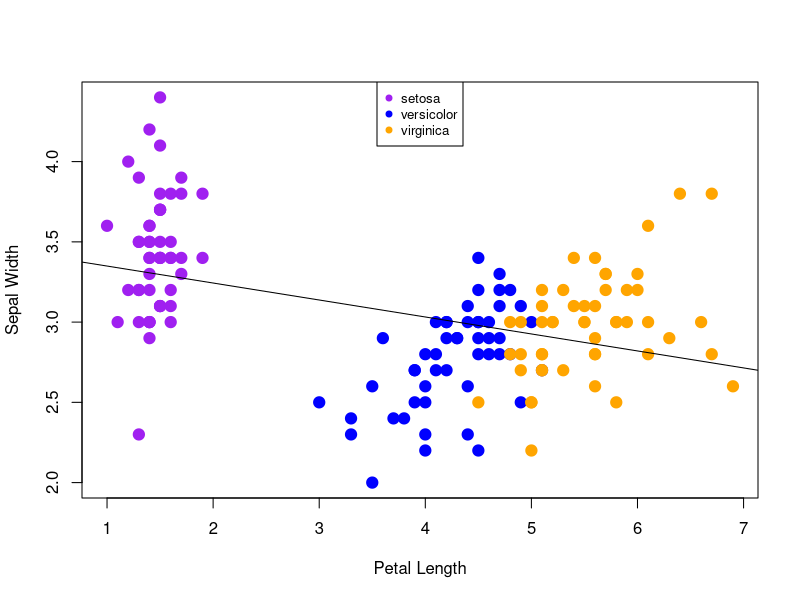

Source code (R):
## ---- chunk 1
setwd("C:/Users/hille/Documents/Rbootcamp_S2020/Iris-repo/")
## ---- chunk 2
oo <- sample(x=1:150, 150, replace=FALSE)
mix <- iris[oo,]
## ---- chunk 3
species <- iris$Species   
petalL <- iris$Petal.Length
petalW <- iris$Petal.Width
sepalL <- iris$Sepal.Length
sepalW <- iris$Sepal.Width
## ---- chunk 4
species2 <- species
color2 <- rep("red", 150)
species2 == "setosa"
color2[species2 == "setosa"] <- "purple"
color2
color2[species2 == "versicolor"] <- "blue"
color2
color2[species2 == "virginica"] <- "orange"
color2
## ---- chunk 5
sepalW.lm <- lm(sepalW ~ petalL)
sepalW.lm
## ---- chunk 6
plot(petalL, sepalW, col=color2, cex=1.5, pch=19, xlab="Petal Length", ylab="Sepal Width")
abline(sepalW.lm, col="black")
legend('top', legend = levels(species), col = c("purple", "blue", "orange"), cex = .8, pch = 19)
